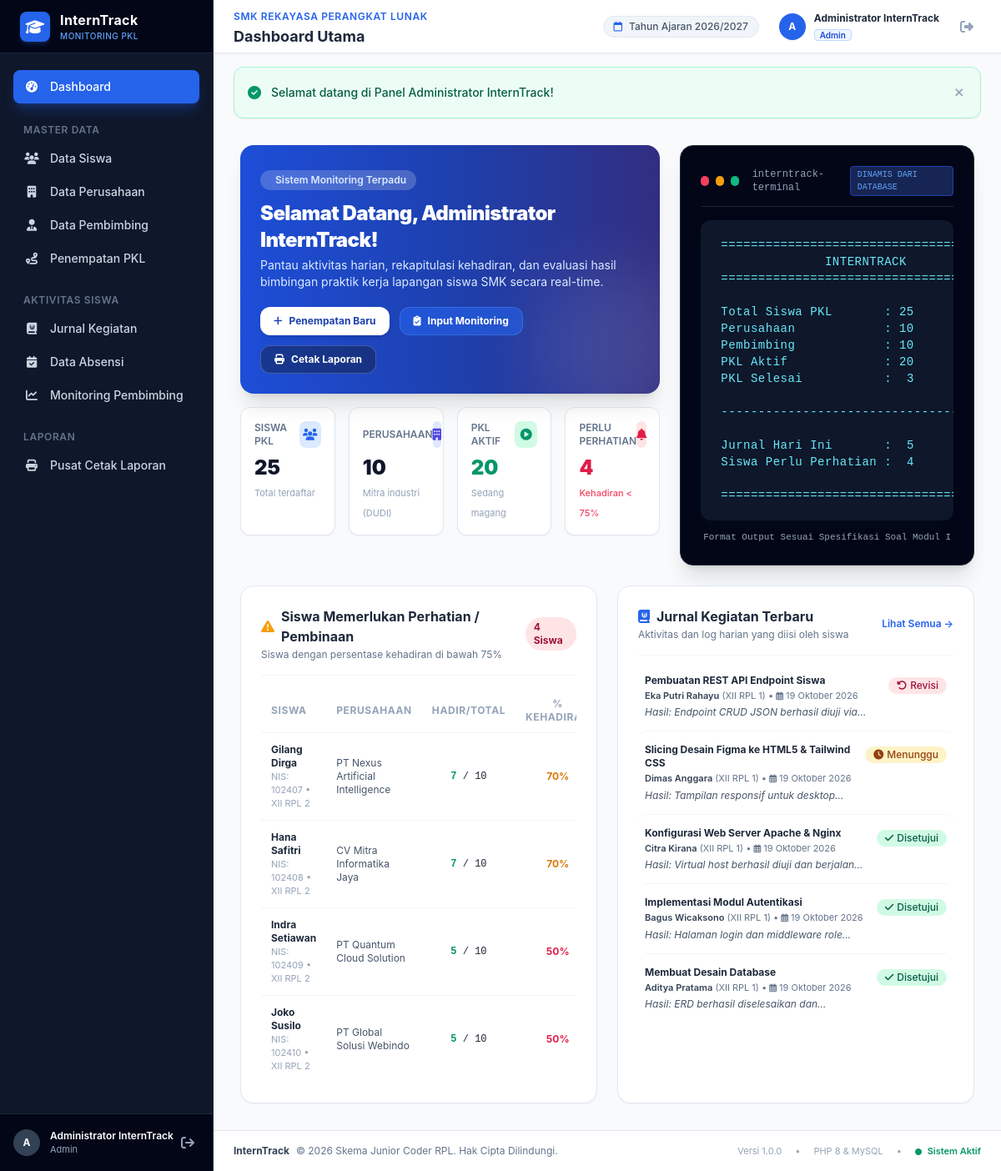
/admin/index.php (signed in), run on the app's committed database.
### tables this page shows
CREATE TABLE `siswa` (
  `id` int(11) NOT NULL AUTO_INCREMENT,
  `user_id` int(11) DEFAULT NULL,
  `nis` varchar(20) NOT NULL,
  `nama` varchar(100) NOT NULL,
  `kelas` varchar(30) NOT NULL,
  `jurusan` varchar(60) NOT NULL,
  `no_hp` varchar(25) NOT NULL,
  `alamat` text DEFAULT NULL,
  `created_at` timestamp NOT NULL DEFAULT current_timestamp(),
  PRIMARY KEY (`id`),
  UNIQUE KEY `nis` (`nis`),
  KEY `fk_siswa_user` (`user_id`),
  CONSTRAINT `fk_siswa_user` FOREIGN KEY (`user_id`) REFERENCES `users` (`id`) ON DELETE SET NULL
);

CREATE TABLE `jurnal` (
  `id` int(11) NOT NULL AUTO_INCREMENT,
  `siswa_id` int(11) NOT NULL,
  `penempatan_id` int(11) DEFAULT NULL,
  `tanggal` date NOT NULL,
  `kegiatan` text NOT NULL,
  `hasil` text NOT NULL,
  `kendala` text DEFAULT NULL,
  `catatan_pembimbing` text DEFAULT NULL,
  `status_validasi` enum('Menunggu','Disetujui','Revisi') DEFAULT 'Menunggu',
  `created_at` timestamp NOT NULL DEFAULT current_timestamp(),
  PRIMARY KEY (`id`),
  KEY `fk_jurnal_siswa` (`siswa_id`),
  KEY `fk_jurnal_penempatan` (`penempatan_id`),
  CONSTRAINT `fk_jurnal_penempatan` FOREIGN KEY (`penempatan_id`) REFERENCES `penempatan` (`id`) ON DELETE SET NULL,
  CONSTRAINT `fk_jurnal_siswa` FOREIGN KEY (`siswa_id`) REFERENCES `siswa` (`id`) ON DELETE CASCADE
);

### admin/index.php (the view, shortened to what the rows shown need)
<?php
require_once __DIR__ . '/../config/database.php';
require_once __DIR__ . '/../config/helper.php';
$stmt = $pdo->query("
    SELECT
        s.id,
        s.nama,
        s.nis,
        s.kelas,
        p.nama_perusahaan,
        COUNT(a.id) as total_hari,
        SUM(CASE WHEN a.status = 'Hadir' THEN 1 ELSE 0 END) as total_hadir,
        SUM(CASE WHEN a.status = 'Izin' THEN 1 ELSE 0 END) as total_izin,
        SUM(CASE WHEN a.status = 'Sakit' THEN 1 ELSE 0 END) as total_sakit,
        SUM(CASE WHEN a.status = 'Alpa' THEN 1 ELSE 0 END) as total_alpa
    FROM siswa s
    LEFT JOIN penempatan pen ON pen.siswa_id = s.id AND pen.status = 'Aktif'
    LEFT JOIN perusahaan p ON p.id = pen.perusahaan_id
    INNER JOIN absensi a ON a.siswa_id = s.id
    GROUP BY s.id, s.nama, s.nis, s.kelas, p.nama_perusahaan
    HAVING total_hari > 0
");
$rekap_absensi_siswa = $stmt->fetchAll();
$siswa_perlu_perhatian_list = [];
foreach ($rekap_absensi_siswa as $row) {
    $persen = hitungPersentaseKehadiran($row['total_hadir'], $row['total_hari']);
    $status = hitungStatusKehadiran($persen);
    if ($persen < 75) {
        $row['persentase'] = $persen;
        $row['status_kehadiran'] = $status;
        $siswa_perlu_perhatian_list[] = $row;
    }
}
$stmt = $pdo->query("
    SELECT j.*, s.nama as nama_siswa, s.nis, s.kelas, p.nama_perusahaan
    FROM jurnal j
    JOIN siswa s ON s.id = j.siswa_id
    LEFT JOIN penempatan pen ON pen.id = j.penempatan_id
    LEFT JOIN perusahaan p ON p.id = pen.perusahaan_id
    ORDER BY j.tanggal DESC, j.id DESC
    LIMIT 5
");
$jurnal_terbaru = $stmt->fetchAll();
require_once __DIR__ . '/../includes/header.php';
?>
<div class="flex h-screen overflow-hidden">
    <?php require_once __DIR__ . '/../includes/sidebar.php'; ?>
    <div class="flex-1 flex flex-col overflow-y-auto">
        <?php require_once __DIR__ . '/../includes/navbar.php'; ?>
        <main class="p-4 sm:p-6 lg:p-8 space-y-6">
            <div class="grid grid-cols-1 lg:grid-cols-12 gap-6 items-start">
                <div class="lg:col-span-7 space-y-4">
                    <div class="bg-gradient-to-r from-blue-700 via-blue-800 to-indigo-900 rounded-2xl p-6 text-white shadow-xl relative overflow-hidden">
                        <div class="relative z-10">
                            <h2 class="text-2xl font-black tracking-tight">Selamat Datang, <?= htmlspecialchars($current_user['nama_lengkap']) ?>!</h2>
                        </div>
                    </div>
                </div>
            </div>
            <div class="grid grid-cols-1 lg:grid-cols-12 gap-6">
                <div class="lg:col-span-6 bg-white rounded-2xl border border-slate-200 shadow-sm p-6">
                    <?php if (empty($siswa_perlu_perhatian_list)): ?>
                        <div class="py-8 text-center text-slate-400 text-xs">
                            <i class="fa-solid fa-circle-check text-emerald-500 text-3xl mb-2"></i>
                            <p>Semua siswa memiliki rekapitulasi kehadiran baik (≥ 75%).</p>
                        </div>
                    <?php else: ?>
                        <div class="overflow-x-auto mt-4">
                            <table class="w-full text-left text-xs">
                                <thead>
                                    <tr class="text-slate-400 uppercase tracking-wider border-b border-slate-100">
                                        <th class="py-2.5 px-3">Siswa</th>
                                        <th class="py-2.5 px-3">Perusahaan</th>
                                        <th class="py-2.5 px-3 text-center">Hadir/Total</th>
                                        <th class="py-2.5 px-3 text-center">% Kehadiran</th>
                                    </tr>
                                </thead>
                                <tbody class="divide-y divide-slate-100">
                                    <?php foreach ($siswa_perlu_perhatian_list as $row): ?>
                                        <tr class="hover:bg-slate-50 transition-colors">
                                            <td class="py-3 px-3">
                                                <a href="<?= base_url('admin/siswa/detail.php?id=' . $row['id']) ?>" class="font-bold text-slate-800 hover:text-blue-600 block">
                                                    <?= htmlspecialchars($row['nama']) ?>
                                                </a>
                                                <span class="text-[11px] text-slate-400">NIS: <?= htmlspecialchars($row['nis']) ?> • <?= htmlspecialchars($row['kelas']) ?></span>
                                            </td>
                                            <td class="py-3 px-3 text-slate-600">
                                                <?= htmlspecialchars($row['nama_perusahaan'] ?? 'Belum Ditempatkan') ?>
                                            </td>
                                            <td class="py-3 px-3 text-center font-mono">
                                                <span class="text-emerald-600 font-bold"><?= $row['total_hadir'] ?></span> / <?= $row['total_hari'] ?>
                                            </td>
                                            <td class="py-3 px-3 text-center">
                                                <span class="font-bold text-xs <?= $row['persentase'] < 60 ? 'text-rose-600' : 'text-amber-600' ?>">
                                                    <?= $row['persentase'] ?>%
                                                </span>
                                            </td>
                                        </tr>
                                    <?php endforeach; ?>
                                </tbody>
                            </table>
                        </div>
                    <?php endif; ?>
                </div>
                <div class="lg:col-span-6 bg-white rounded-2xl border border-slate-200 shadow-sm p-6">
                    <div class="divide-y divide-slate-100 mt-2">
                        <?php foreach ($jurnal_terbaru as $j): ?>
                            <div class="py-3.5 hover:bg-slate-50/80 rounded-xl px-2 transition-colors">
                                <div class="flex items-start justify-between gap-3">
                                    <div>
                                        <p class="text-xs font-bold text-slate-800"><?= htmlspecialchars($j['kegiatan']) ?></p>
                                        <p class="text-[11px] text-slate-500 mt-0.5">
                                            <span class="font-semibold text-slate-700"><?= htmlspecialchars($j['nama_siswa']) ?></span> (<?= htmlspecialchars($j['kelas']) ?>)
                                            • <i class="fa-regular fa-calendar-days text-[10px]"></i> <?= format_tanggal_id($j['tanggal']) ?>
                                        </p>
                                        <p class="text-xs text-slate-600 mt-1 line-clamp-1 italic">
                                            Hasil: <?= htmlspecialchars($j['hasil']) ?>
                                        </p>
                                    </div>
                                    <div class="shrink-0 text-right">
                                        <?= badgeValidasiJurnal($j['status_validasi']) ?>
                                    </div>
                                </div>
                            </div>
                        <?php endforeach; ?>
                    </div>
                </div>
            </div>
        </main>
        <?php require_once __DIR__ . '/../includes/footer.php'; ?>

### config/helper.php (shortened to what the rows shown need)
<?php
function base_url($path = '') {
    $protocol = (!empty($_SERVER['HTTPS']) && $_SERVER['HTTPS'] !== 'off' || (isset($_SERVER['SERVER_PORT']) && $_SERVER['SERVER_PORT'] == 443)) ? "https://" : "http://";
    $host = isset($_SERVER['HTTP_HOST']) ? $_SERVER['HTTP_HOST'] : 'localhost';
    $script_dir = dirname($_SERVER['SCRIPT_NAME']);
    $script_dir = str_replace('\\', '/', $script_dir);
    $pos = stripos($script_dir, '/interntrack');
    if ($pos !== false) {
        $base = substr($script_dir, 0, $pos + 12);
    } else {
        $base = '';
    }
    $clean_path = ltrim($path, '/');
    return rtrim($protocol . $host . $base, '/') . ($clean_path ? '/' . $clean_path : '');
}
function is_logged_in() {
    return isset($_SESSION['user_id']) && !empty($_SESSION['user_id']);
}
function auth_user() {
    return [
        'id'           => $_SESSION['user_id'] ?? null,
        'username'     => $_SESSION['username'] ?? '',
        'nama_lengkap' => $_SESSION['nama_lengkap'] ?? '',
        'role'         => $_SESSION['role'] ?? '',
        'siswa_id'     => $_SESSION['siswa_id'] ?? null,
        'pembimbing_id'=> $_SESSION['pembimbing_id'] ?? null,
    ];
}
function hitungPersentaseKehadiran($hadir, $total_hari) {
    $persen = ($hadir / $total_hari) * 100;
    return round($persen, 1);
}
function hitungStatusKehadiran($persentase) {
    if ($persentase >= 90) {
        return 'Sangat Baik';
    } elseif ($persentase >= 75) {
        return 'Baik';
    } elseif ($persentase >= 60) {
        return 'Perlu Perhatian';
    } else {
        return 'Perlu Pembinaan';
    }
}
function badgeValidasiJurnal($status) {
    switch ($status) {
        case 'Disetujui':
            return '<span class="inline-flex items-center px-2.5 py-0.5 rounded-full text-xs font-medium bg-emerald-100 text-emerald-800"><i class="fa-solid fa-check mr-1 text-xs"></i> Disetujui</span>';
        case 'Revisi':
            return '<span class="inline-flex items-center px-2.5 py-0.5 rounded-full text-xs font-medium bg-rose-100 text-rose-800"><i class="fa-solid fa-rotate-left mr-1 text-xs"></i> Revisi</span>';
        case 'Menunggu':
        default:
            return '<span class="inline-flex items-center px-2.5 py-0.5 rounded-full text-xs font-medium bg-amber-100 text-amber-800"><i class="fa-solid fa-clock mr-1 text-xs"></i> Menunggu</span>';
    }
}
function format_tanggal_id($date) {
    $bulan = [
        1 => 'Januari', 'Februari', 'Maret', 'April', 'Mei', 'Juni',
        'Juli', 'Agustus', 'September', 'Oktober', 'November', 'Desember'
    ];
    $timestamp = strtotime($date);
    $d = date('d', $timestamp);
    $m = (int)date('m', $timestamp);
    $y = date('Y', $timestamp);
    return "$d " . ($bulan[$m] ?? '') . " $y";
}

### data on the page
siswa: nama "Gilang Dirga", nis "102407", kelas "XII RPL 2", nama_perusahaan "PT Nexus Artificial Intelligence", total_hadir "7", total_hari "10", persentase "70"
siswa: nama "Hana Safitri", nis "102408", kelas "XII RPL 2", nama_perusahaan "CV Mitra Informatika Jaya", total_hadir "7", total_hari "10", persentase "70"
siswa: nama "Indra Setiawan", nis "102409", kelas "XII RPL 2", nama_perusahaan "PT Quantum Cloud Solution", total_hadir "5", total_hari "10", persentase "50"
siswa: nama "Joko Susilo", nis "102410", kelas "XII RPL 2", nama_perusahaan "PT Global Solusi Webindo", total_hadir "5", total_hari "10", persentase "50"
jurnal: kegiatan "Pembuatan REST API Endpoint Siswa", siswa.nama "Eka Putri Rahayu", siswa.kelas "XII RPL 1", tanggal "19 Oktober 2026", hasil "Endpoint CRUD JSON berhasil diuji…", status_validasi "Revisi" (drawn)
jurnal: kegiatan "Slicing Desain Figma ke HTML5 & Tailwind CSS", siswa.nama "Dimas Anggara", siswa.kelas "XII RPL 1", tanggal "19 Oktober 2026", hasil "Tampilan responsif untuk…", status_validasi "Menunggu" (drawn)
jurnal: kegiatan "Konfigurasi Web Server Apache & Nginx", siswa.nama "Citra Kirana", siswa.kelas "XII RPL 1", tanggal "19 Oktober 2026", hasil "Virtual host berhasil diuji dan…", status_validasi "Disetujui" (drawn)
jurnal: kegiatan "Implementasi Modul Autentikasi", siswa.nama "Bagus Wicaksono", siswa.kelas "XII RPL 1", tanggal "19 Oktober 2026", hasil "Halaman login dan middleware…", status_validasi "Disetujui" (drawn)
jurnal: kegiatan "Membuat Desain Database", siswa.nama "Aditya Pratama", siswa.kelas "XII RPL 1", tanggal "19 Oktober 2026", hasil "ERD berhasil diselesaikan…", status_validasi "Disetujui" (drawn)

### other printed values
substr($current_user['nama_lengkap'] ?? 'U', 0, 1) "A"
$current_user['nama_lengkap'] "Administrator InternTrack"
$current_user['role'] "Admin"
$page_title "Dashboard Utama"
$flash['message'] "Selamat datang di Panel Administrator InternTrack!"
$total_siswa "25"
$total_perusahaan "10"
$pkl_aktif "20"
$siswa_perlu_perhatian "4"
str_pad($total_siswa, 2, ' ', STR_PAD_LEFT) "25"
str_pad($total_perusahaan, 2, ' ', STR_PAD_LEFT) "10"
str_pad($total_pembimbing, 2, ' ', STR_PAD_LEFT) "10"
str_pad($pkl_aktif, 2, ' ', STR_PAD_LEFT) "20"
str_pad($pkl_selesai, 2, ' ', STR_PAD_LEFT) "3"
str_pad($jurnal_hari_ini, 2, ' ', STR_PAD_LEFT) "5"
